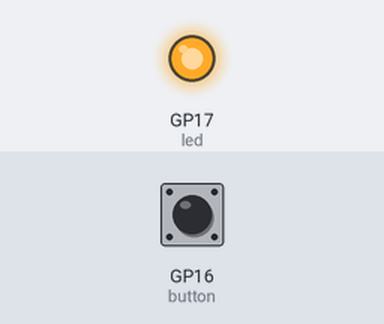
This program was run on a simulated Raspberry Pi Pico running MicroPython. Shown: output pins drawn as LEDs (lit = HIGH). The test bench sets the inputs (shaded band); at power-on: GP16 (button) LOW. Random numbers come from a fixed seed.

Above: at 0.1 s.
At 5.7 s:
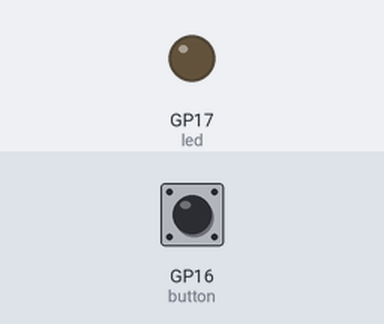
Timing chart, 0 to 7.2 s (numbered marks = the images above):
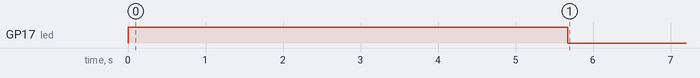

The program:

Traffic_Light_Interrupt.py
```python
import machine
import utime
import urandom

led = machine.Pin(17,machine.Pin.OUT)
button= machine.Pin(16,machine.Pin.IN,machine.Pin.PULL_DOWN)

def button_handler(pin):
    button.irq(handler = None)
    timer_reaction = utime.ticks_diff(utime.ticks_ms(),timer_start)
    print("Your reaction time was " + str(timer_reaction) + " milliseconds")
led.value(1)
utime.sleep(urandom.uniform(5,10))
led.value(0)
timer_start = utime.ticks_ms()
button.irq(trigger = machine.Pin.IRQ_RISING, handler = button_handler)

            
```

Measured:
- by itself, GP17 (led): LOW → HIGH at 0.00 s, → LOW 5.7 s later
